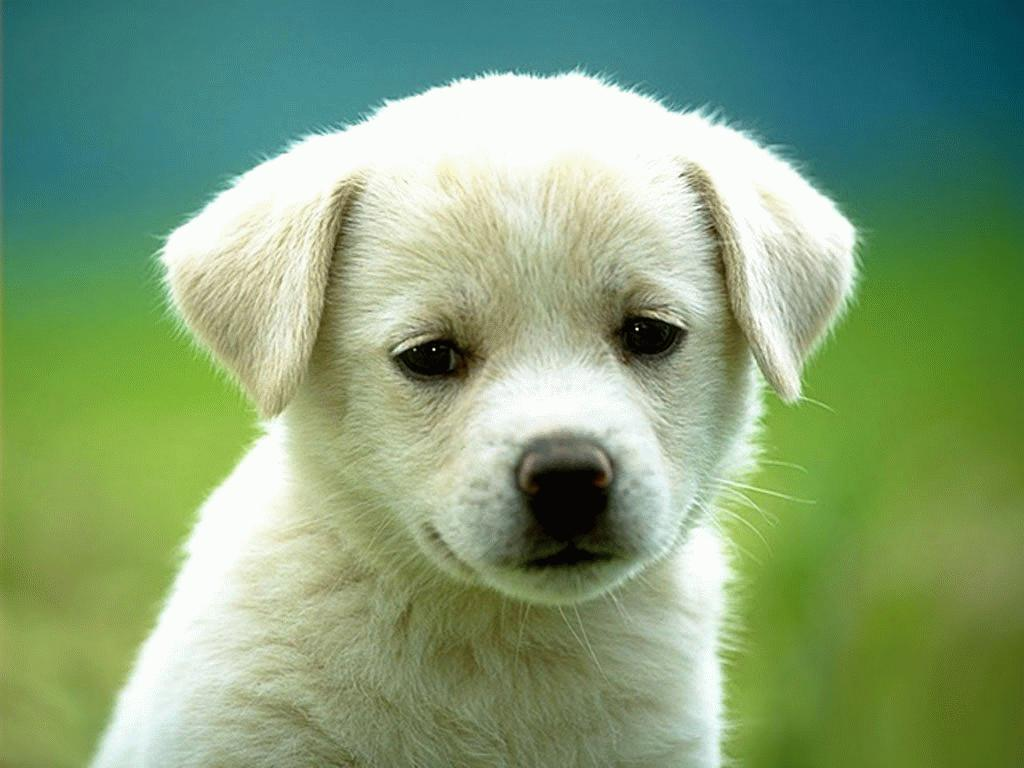
#> input picture Documents/computer vision/openCV/geek/Edge Detection/dog.jpg, 1024 x 768 px
$ python main.py
#> lines starting #> are read from the running program, lines starting #| are printed output that depends on the picture; after the words box and inside, x2 and y2 are one past the last pixel; in counts of white or black regions, pixels touching at a corner belong together
from cv2 import cv2
import numpy as np
image = cv2.imread("dog.jpg")
#> image is the input picture: shape (768, 1024, 3); mean B, G, R 120.8, 160.6, 131.6
image = cv2.resize(image,(300, 300))
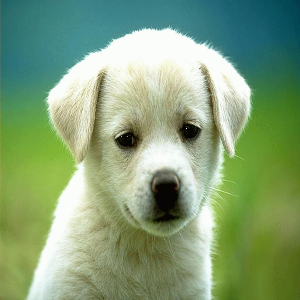
#> image: shape (300, 300, 3); mean B, G, R 120.7, 160.5, 131.5
edge_detection = cv2.Canny(image,120, 200)
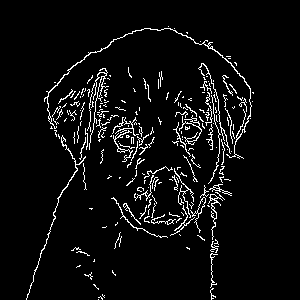
#> edge_detection: shape (300, 300); 5.1% white in thin lines or dots, all inside (x1, y1, x2, y2) = (26, 26, 254, 300)
cv2.imshow("Image", image)
cv2.waitKey(0)
cv2.imshow("Edge Detection",edge_detection)
cv2.waitKey(0)
cv2.destroyAllWindows()
